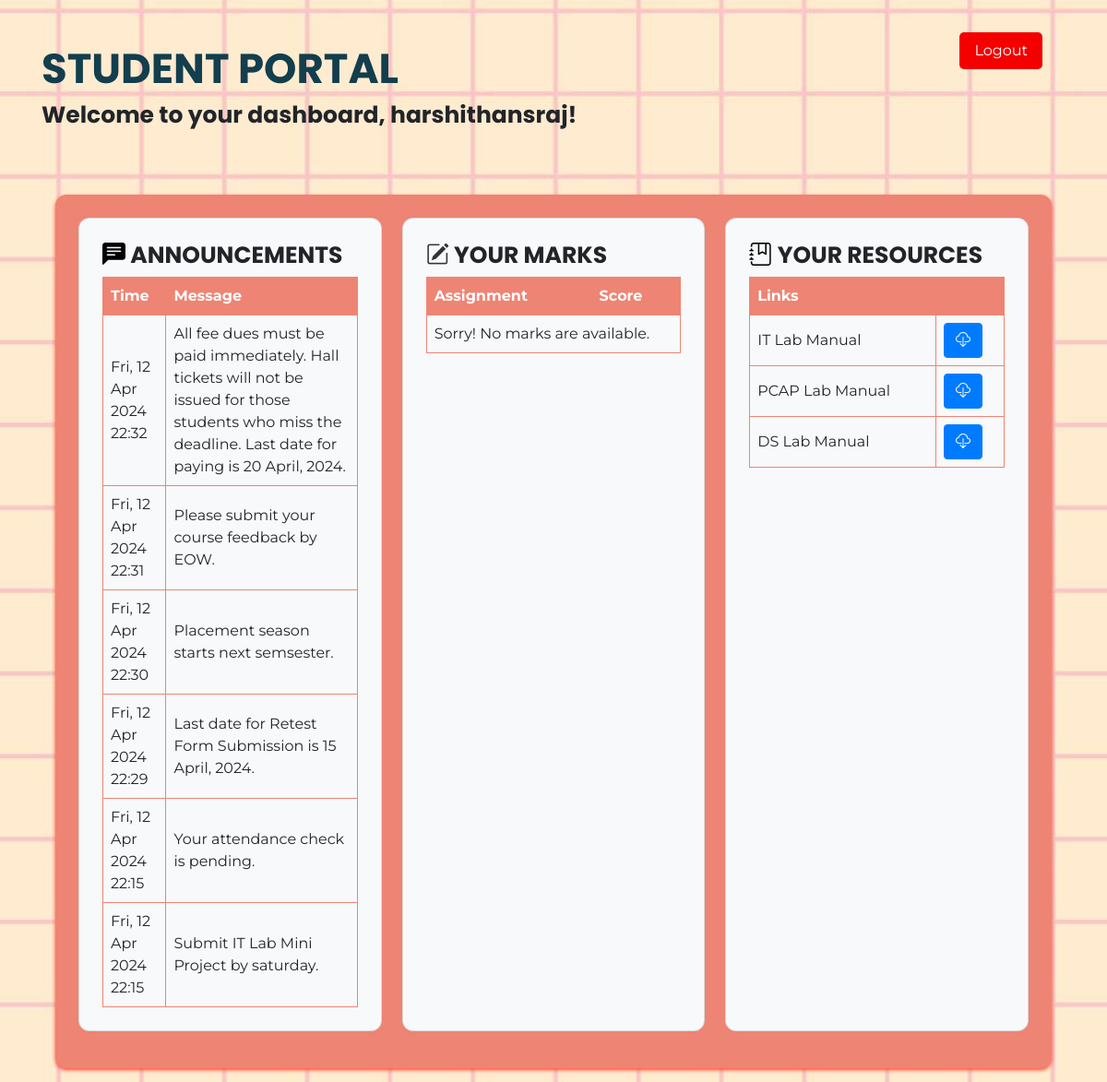
Screenshot of /home/ (signed in) with the database file from the repository.
### myapp/models.py (models this page shows, shortened)
class Announcement(models.Model):
    message = models.TextField()
    created_at = models.DateTimeField(auto_now_add=True)
    for_all = models.BooleanField(default=True)
    specific_student = models.ForeignKey(
        User, on_delete=models.CASCADE, null=True, blank=True)  # Optional

class Resource(models.Model):
    title = models.CharField(max_length=255)
    link = models.URLField()
    description = models.TextField(blank=True)

### myapp/views.py (the view)
# urls.py: path('home/', views.home_view, name='home'),
def home_view(request):
    resources = Resource.objects.all()
    marks = Mark.objects.filter(student=request.user)
    announcements = (Announcement.objects.filter(for_all=True) | Announcement.objects.filter(
        specific_student=request.user)).order_by('-created_at')
    context = {
        'user': request.user,
        'welcome_message': "STUDENT PORTAL",
        'resources': resources,
        'marks': marks,
        'announcements': announcements,
    }
    return render(request, 'home.html', context)

### templates/home.html (shortened to what this page needs)
<!DOCTYPE html>
<html lang="en">
<head>
    <link rel="stylesheet" href="https://stackpath.bootstrapcdn.com/bootstrap/4.5.2/css/bootstrap.min.css">
    <link rel="stylesheet" href="https://cdn.jsdelivr.net/npm/bootstrap-icons@1.9.1/font/bootstrap-icons.css">
</head>
<body style="background-image: url('../static/images/bg.jpeg'); background-size: cover; background-position: center;">
</body>
<div class="container">
    <br><br>
    <h1>{{ welcome_message }}</h1>
    <h3>Welcome to your dashboard, {{ user.username }}!</h3>
    <form action="{% url 'logout' %}" method="post">
        <button class="btn btn-outline-success my-2 my-sm-0" type="submit" style="background-color: #f40000; color: white;">Logout</button>
    </form>
    <br><br>
    <div class="dashboard">
        <div class="column card bg-light">
            <h3><i class="bi bi-chat-left-text-fill" style="color: black;"></i>
                ANNOUNCEMENTS</h3>
            <table>
                <thead>
                    <tr>
                        <th>Time</th>
                        <th>Message</th>
                    </tr>
                </thead>
                <tbody>
                    {% for announcement in announcements %}
                    <tr class="announcement" data-message="{{ announcement.message }}"
                        data-type="{% if announcement.for_all %}Broadcast{% else %}Private{% endif %}">
                        <td>{{ announcement.created_at|date:"D, d M Y H:i" }}</td>
                        <td>{{ announcement.message }}</td>
                    </tr>
                    {% empty %}
                    <tr>
                        <td colspan="2">Sorry! No announcements available.</td>
                    </tr>
                    {% endfor %}
                </tbody>
            </table>
        </div>
        <div class="column card bg-light">
            <h3><i class="bi bi-pencil-square" style="color: #333"></i> YOUR MARKS</h3>
            <table>
                <thead>
                    <tr>
                        <th>Assignment</th>
                        <th>Score</th>
                    </tr>
                </thead>
                <tbody>
                    {% for mark in marks %}
                    <tr>
                        <td>{{ mark.assignment_title }}</td>
                        <td>{{ mark.score }}</td>
                    </tr>
                    {% empty %}
                    <tr>
                        <td colspan="2">Sorry! No marks are available.</td>
                    </tr>
                    {% endfor %}
                </tbody>
            </table>
        </div>
        <div class="column card bg-light">
            <h3><i class="bi bi-journal-bookmark" style="color: black;"></i>
                YOUR RESOURCES</h3>
            <table>
                <thead>
                    <tr>
                        <th>Links</th>
                        <th></th>
                    </tr>
                </thead>
                <tbody>
                    {% for resource in resources %}
                    <tr>
                        <td>{{ resource.title }}</td>
                        <td>
                            <a href="{{ resource.link }}" class="btn btn-primary" download target="_blank">
                                <i class="bi bi-cloud-download" style="color: #fff;"></i>
                            </a>
                        </td>
                    </tr>
                    {% empty %}
                    <tr>
                        <td colspan="2">Sorry! No resources are available.</td>
                    </tr>
                    {% endfor %}
                </tbody>
            </table>
        </div>
    </div>
</div>
<br>
</body>
</html>

### templates/home.html (style rules this page uses)
body { font-family: 'Montserrat', sans-serif; margin: 0; padding: 0; display: flex; justify-content: center; background-color: #fff; background-image: url('../static/images/bg-mobile.jpg'); background-size: cover; background-position: center; }
@media (min-width: 768px) { body { background-image: url('../static/images/bg.jpg'); background-size: contain; background-repeat: no-repeat; } }
.dashboard { display: grid; grid-template-columns: repeat(3, 1fr); gap: 22px; max-width: 1300px; margin: 15px; padding: 25px; background-color: #ee8474; border-radius: 12px; box-shadow: 0 2px 4px #ff4133fa; }
.column { padding: 25px; border-radius: 12px; background-color: #ee8474; box-shadow: 0 2px 4px #ee8474; transition: transform 0.2s ease; }
h1 { color: #123e4d; font-family: 'Poppins',sans-serif; font-size: 45px; font-weight: bold; }
h3 { color: 'black'; font-family: 'Poppins',sans-serif; font-size: 25px; font-weight: bold; }
.card { margin-bottom: 15px; }
button[type="submit"] { background-color: #fd7e14; color: white; border: none; padding: 8px 16px; border-radius: 5px; cursor: pointer; position: absolute; top: 35px; right: 40px; }
.container { position: relative; }
table { border-collapse: collapse; width: 100%; }
th, td { border: 1px solid #ee8474; padding: 8px; text-align: left; }
th { color: #FFF; background-color: #ee8474; }

### rows the page displays
Announcement: created_at "Fri, 12 Apr 2024 22:32", message "All fee dues must be paid immediately. Hall tickets will not be issued for those students who miss the deadline. Last date for paying is 20 April, 2024."
Announcement: created_at "Fri, 12 Apr 2024 22:31", message "Please submit your course feedback by EOW."
Announcement: created_at "Fri, 12 Apr 2024 22:30", message "Placement season starts next semsester."
Announcement: created_at "Fri, 12 Apr 2024 22:29", message "Last date for Retest Form Submission is 15 April, 2024."
Announcement: created_at "Fri, 12 Apr 2024 22:15", message "Your attendance check is pending."
Announcement: created_at "Fri, 12 Apr 2024 22:15", message "Submit IT Lab Mini Project by saturday."
Resource: title "IT Lab Manual"
Resource: title "PCAP Lab Manual"
Resource: title "DS Lab Manual"

### other values shown
{{ welcome_message }} "STUDENT PORTAL"
{{ user.username }} "harshithansraj"
